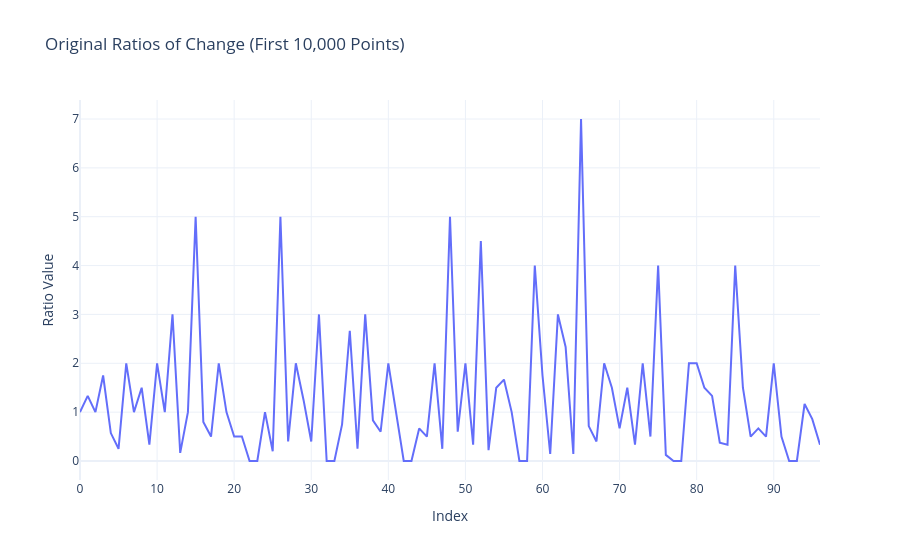
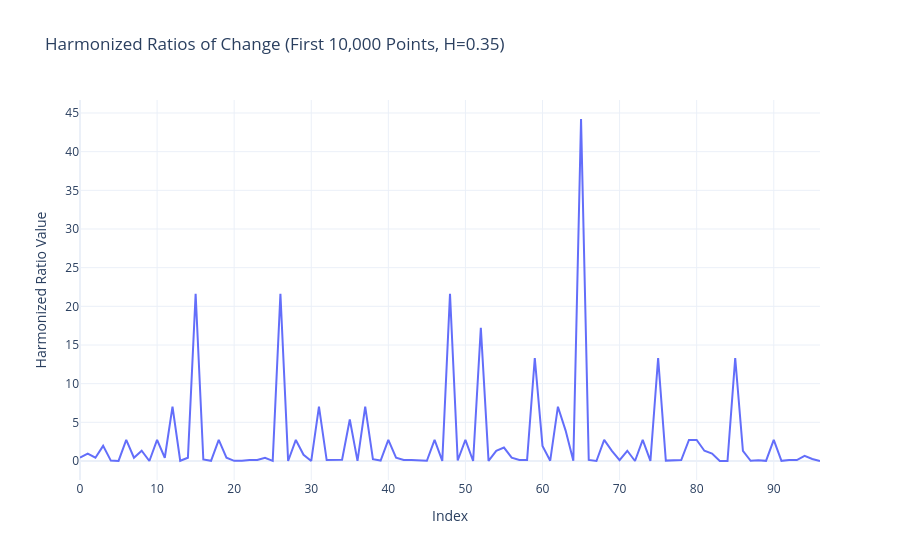

The code cell stored with these charts, in order, in its notebook:
### Code cell
import plotly.graph_objects as go
from mpmath import mp

# Step 1: Generate 1,000,000 Decimal Places of π
mp.dps = 100  # Set precision to 1,000,000
pi_str = str(mp.pi)[2:]  # Get π as a string and exclude "3."

# Convert to integers
def get_pi_decimals(precision):
    return [int(digit) for digit in pi_str[:precision]]

# Compute the ratio of change between consecutive digits
def compute_ratio_of_change(digits):
    changes = [abs(digits[i] - digits[i - 1]) for i in range(1, len(digits))]
    ratios = [changes[i] / changes[i - 1] if changes[i - 1] != 0 else 0 for i in range(1, len(changes))]
    return ratios

# Step 2: Apply Nexus 2 Framework Harmonization
def harmonize_data(data, harmonic_constant=0.35):
    return [(value - harmonic_constant) ** 2 for value in data]

# Generate data and compute ratios
decimals = get_pi_decimals(1_000_000)
ratios = compute_ratio_of_change(decimals)

# Harmonize the ratios
harmonized_ratios = harmonize_data(ratios)

# Visualization: Original Ratios
fig_original = go.Figure()
fig_original.add_trace(go.Scatter(
    x=list(range(len(ratios[:10_000]))),  # Limit visualization to 10,000 points for clarity
    y=ratios[:10_000],
    mode='lines',
    name='Original Ratios of Change'
))
fig_original.update_layout(
    title="Original Ratios of Change (First 10,000 Points)",
    xaxis_title="Index",
    yaxis_title="Ratio Value",
    template="plotly_white"
)

# Visualization: Harmonized Ratios
fig_harmonized = go.Figure()
fig_harmonized.add_trace(go.Scatter(
    x=list(range(len(harmonized_ratios[:10_000]))),  # Limit visualization to 10,000 points
    y=harmonized_ratios[:10_000],
    mode='lines',
    name='Harmonized Ratios of Change (H=0.35)'
))
fig_harmonized.update_layout(
    title="Harmonized Ratios of Change (First 10,000 Points, H=0.35)",
    xaxis_title="Index",
    yaxis_title="Harmonized Ratio Value",
    template="plotly_white"
)

# Show the plots
fig_original.show()
fig_harmonized.show()

### Figure 1 — Plotly figure (JSON) as saved in the notebook; plotly's stock layout.template omitted (floating-point values rounded to 4 significant figures)
{"data": [{"mode": "lines", "name": "Original Ratios of Change", "type": "scatter", "x": [0, 1, 2, 3, 4, 5, 6, 7, 8, 9, 10, 11, 12, 13, 14, 15, 16, 17, 18, 19, 20, 21, 22, 23, 24, 25, 26, 27, 28, 29, 30, 31, 32, 33, 34, 35, 36, 37, 38, 39, 40, 41, 42, 43, 44, 45, 46, 47, 48, 49, 50, 51, 52, 53, 54, 55, 56, 57, 58, 59, 60, 61, 62, 63, 64, 65, 66, 67, 68, 69, 70, 71, 72, 73, 74, 75, 76, 77, 78, 79, 80, 81, 82, 83, 84, 85, 86, 87, 88, 89, 90, 91, 92, 93, 94, 95, 96], "y": [1, 1.333, 1, 1.75, 0.5714, 0.25, 2, 1, 1.5, 0.3333, 2, 1, 3, 0.1667, 1, 5, 0.8, 0.5, 2, 1, 0.5, 0.5, 0, 0, 1, 0.2, 5, 0.4, 2, 1.25, 0.4, 3, 0, 0, 0.75, 2.667, 0.25, 3, 0.8333, 0.6, 2, 1, 0, 0, 0.6667, 0.5, 2, 0.25, 5, 0.6, 2, 0.3333, 4.5, 0.2222, 1.5, 1.667, 1, 0, 0, 4, 1.75, 0.1429, 3, 2.333, 0.1429, 7, 0.7143, 0.4, 2, 1.5, 0.6667, 1.5, 0.3333, 2, 0.5, 4, 0.125, 0, 0, 2, 2, 1.5, 1.333, 0.375, 0.3333, 4, 1.5, 0.5, 0.6667, 0.5, 2, 0.5, 0, 0, 1.167, 0.8571, 0.3333]}], "layout": {"autosize": true, "title": {"text": "Original Ratios of Change (First 10,000 Points)"}, "xaxis": {"autorange": true, "range": [0, 96], "title": {"text": "Index"}, "type": "linear"}, "yaxis": {"autorange": true, "range": [-0.3889, 7.389], "title": {"text": "Ratio Value"}, "type": "linear"}}}

### Figure 2 — Plotly figure (JSON) as saved in the notebook; plotly's stock layout.template omitted (floating-point values rounded to 4 significant figures)
{"data": [{"mode": "lines", "name": "Harmonized Ratios of Change (H=0.35)", "type": "scatter", "x": [0, 1, 2, 3, 4, 5, 6, 7, 8, 9, 10, 11, 12, 13, 14, 15, 16, 17, 18, 19, 20, 21, 22, 23, 24, 25, 26, 27, 28, 29, 30, 31, 32, 33, 34, 35, 36, 37, 38, 39, 40, 41, 42, 43, 44, 45, 46, 47, 48, 49, 50, 51, 52, 53, 54, 55, 56, 57, 58, 59, 60, 61, 62, 63, 64, 65, 66, 67, 68, 69, 70, 71, 72, 73, 74, 75, 76, 77, 78, 79, 80, 81, 82, 83, 84, 85, 86, 87, 88, 89, 90, 91, 92, 93, 94, 95, 96], "y": [0.4225, 0.9669, 0.4225, 1.96, 0.04903, 0.01, 2.722, 0.4225, 1.322, 0.0002778, 2.722, 0.4225, 7.022, 0.03361, 0.4225, 21.62, 0.2025, 0.0225, 2.722, 0.4225, 0.0225, 0.0225, 0.1225, 0.1225, 0.4225, 0.0225, 21.62, 0.0025, 2.722, 0.81, 0.0025, 7.022, 0.1225, 0.1225, 0.16, 5.367, 0.01, 7.022, 0.2336, 0.0625, 2.722, 0.4225, 0.1225, 0.1225, 0.1003, 0.0225, 2.722, 0.01, 21.62, 0.0625, 2.722, 0.0002778, 17.22, 0.01633, 1.322, 1.734, 0.4225, 0.1225, 0.1225, 13.32, 1.96, 0.04291, 7.022, 3.934, 0.04291, 44.22, 0.1327, 0.0025, 2.722, 1.322, 0.1003, 1.322, 0.0002778, 2.722, 0.0225, 13.32, 0.05062, 0.1225, 0.1225, 2.722, 2.722, 1.322, 0.9669, 0.000625, 0.0002778, 13.32, 1.322, 0.0225, 0.1003, 0.0225, 2.722, 0.0225, 0.1225, 0.1225, 0.6669, 0.2572, 0.0002778]}], "layout": {"autosize": true, "title": {"text": "Harmonized Ratios of Change (First 10,000 Points, H=0.35)"}, "xaxis": {"autorange": true, "range": [0, 96], "title": {"text": "Index"}, "type": "linear"}, "yaxis": {"autorange": true, "range": [-2.457, 46.68], "title": {"text": "Harmonized Ratio Value"}, "type": "linear"}}}
